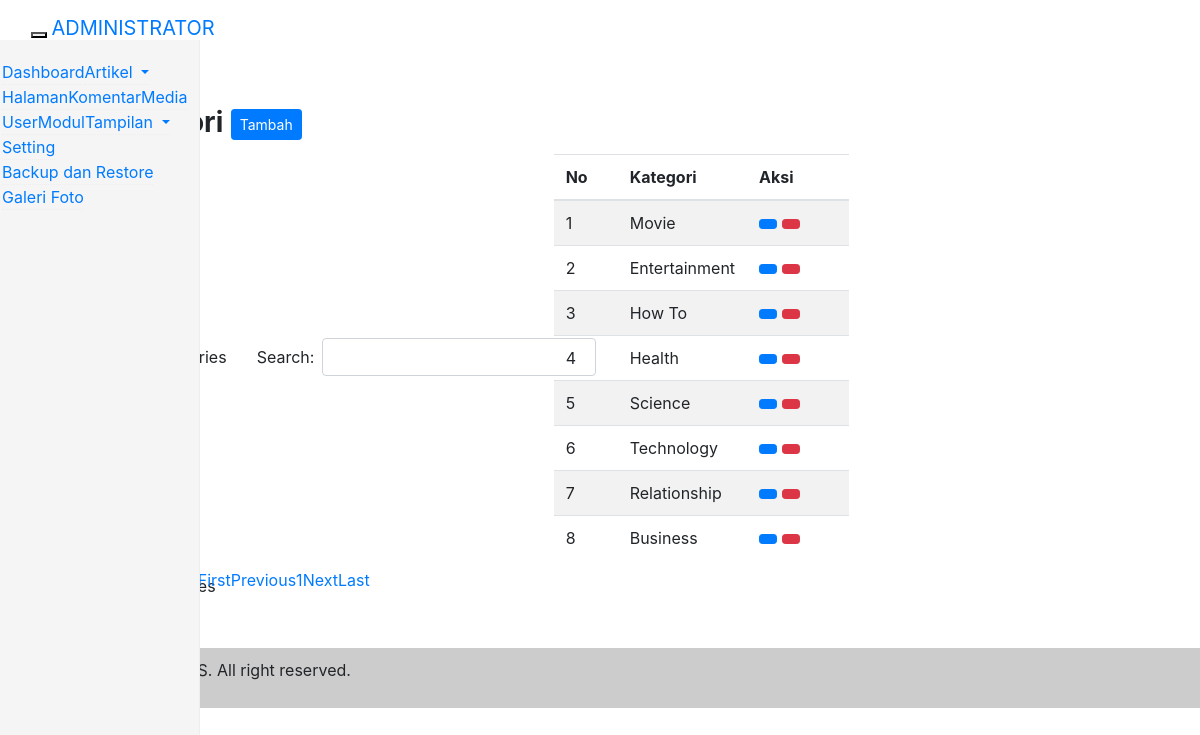
/admin/index.php?content=kategori (signed in), run on the app's committed database.
### tables this page shows
CREATE TABLE `modul` (
  `id_modul` int(5) NOT NULL,
  `judul` varchar(50) NOT NULL,
  `folder` varchar(50) NOT NULL,
  `menu` enum('N','Y') NOT NULL,
  `konten` enum('N','Y') NOT NULL,
  `widget` enum('N','Y') NOT NULL,
  `aktif` enum('Y','N') NOT NULL
);

CREATE TABLE `kategori` (
  `id_kategori` int(5) NOT NULL,
  `kategori` varchar(50) NOT NULL,
  `kategori_seo` varchar(100) NOT NULL
);

### library/function_table.php (the view)
<?php
function buka_tabel($judul){
	echo'<div class="table-responsive">
		<table class="table-data table table-striped" width="100%">
		<thead>
			<tr>
				<th style="width: 10px">No</th>';
	foreach($judul as $jdl){
		echo '<th>'.$jdl.'</th>';
	}
	echo'		<th style="width: 60px">Aksi</th>
			</tr>
		</thead>
		<tbody>';
}
function isi_tabel($no, $data, $link, $id, $edit=true, $hapus=true){
	echo'<tr>
			<td valign="top">'.$no.'</td>';
	foreach($data as $dt){
		echo'<td valign="top">'.$dt.'</td>';
	}
	echo'<td valign="top">';
	if($edit){
		echo'<a href="'.$link.'&show=form&id='.$id.'" class="btn btn-primary btn-sm">
				<i class="glyphicon glyphicon-pencil"></i>
			</a> ';
	}
	if($hapus){
		echo'<a href="'.$link.'&show=delete&id='.$id.'" class="btn btn-danger btn-sm">
				<i class="glyphicon glyphicon-trash"></i>
			</a>';
	}
	echo'</td>
		</tr>';
}
function tutup_tabel(){
	echo'		</tbody>
			</table>
		</div>';
}
?>

### admin/index.php (shortened to what this page needs)
<?php
include "../library/config.php";
include "../library/function_menu.php";
include "../library/function_table.php";
if(empty($_SESSION['username']) or empty($_SESSION['password']) or $_SESSION['login']==0){
	header('location: login.php');
}else{
?>
<html>
<head>
	<link rel="stylesheet" type="text/css" href="../plugin/bootstrap/css/bootstrap.min.css"/>
	<link rel="stylesheet" type="text/css" href="css/style.css"/>
</head>
<body>
<nav class="navbar navbar-inverse navbar-fixed-top">
	<div class="container-fluid">
		<?php include "menu.php"; ?>
	</div>
</nav>
<section class="container-fluid">
	<div class="row">
		<div class="col-md-2 col-sm-3 hidden-xs sidebar">
			<?php include "sidebar.php"; ?>
		</div>
		<div class="col-sm-9 col-sm-offset-3 col-md-10 col-md-offset-2 main">
			<?php include "content.php"; ?>
		</div>
	</div>
</section>
<footer class="navbar navbar-fixed-bottom footer">
	<div class="container-fluid">
		<p class="text-center">Copyright &copy; QDev-CMS. All right reserved.</p>
	</div>
</footer>
	<link type="text/css" rel="stylesheet" href="../plugin/dataTables/css/dataTables.bootstrap.css">
</body>
</html>
<?php } ?>

### admin/menu.php (shortened to what this page needs)
<div class="navbar-header">
    <button type="button" class="navbar-toggle collapsed" data-toggle="collapse" data-target="#navbar">
    </button>
    <a class="navbar-brand" href="#">ADMINISTRATOR</a>
</div>
<?php
	buat_menu("dashboard", "home", "Dashboard", array("admin", "author"));
	buka_dropdown("list-alt", "Artikel");
	tutup_dropdown();
?>

### admin/sidebar.php (shortened to what this page needs)
<ul class="nav">
<?php
	$query = $mysqli->query("SELECT * FROM modul WHERE menu='Y' AND aktif='Y'");
	while($data = $query->fetch_array()){
		if(file_exists("../module/$data[folder]/menu.php")){
			include "../module/$data[folder]/menu.php";
		}
	}
?>
</ul>

### library/function_menu.php (shortened to what this page needs)
<?php
function buat_menu($link, $ikon, $judul,  $leveluser=array("admin")){
	foreach($leveluser as $level){
		if($_SESSION['leveluser']==$level) echo'<li><a href="?content='.$link.'"><i class="glyphicon glyphicon-'.$ikon.'"></i> '.$judul.'</a></li>';
	}
}
function buka_dropdown($ikon, $judul, $leveluser=array("admin")){
	foreach($leveluser as $level){
		if($_SESSION['leveluser']==$level)
			echo'<li class="dropdown"><a class="dropdown-toggle" data-toggle="dropdown" href="#">
			<i class="glyphicon glyphicon-'.$ikon.'"></i> '.$judul.' <b class="caret"></b></a>
			<ul class="dropdown-menu">';
	}
}
function tutup_dropdown($leveluser=array("admin")){
	foreach($leveluser as $level){
		if($_SESSION['leveluser']==$level) echo'</ul></li>';
	}
}
?>

### admin/content.php (shortened to what this page needs)
<?php
$content = isset($_GET['content']) ? $_GET['content'] : 'dashboard';
$kosong = true;
$page = array('dashboard', 'artikel', 'kategori', 'tag', 'halaman', 'komentar', 'media', 'modul', 'template', 'menu', 'widget', 'layout', 'user', 'setting', 'backuprestore');
foreach($page as $pg){
	if($content == $pg and $kosong){
		include 'content/'.$pg.'.php';
		$kosong = false;
	}
}
?>

### admin/content/kategori.php (shortened to what this page needs)
<?php
$show = isset($_GET['show']) ? $_GET['show'] : "";
$link = "?content=kategori";
switch($show){
	default:
		echo '<h3 class="page-header"><b>Daftar Kategori</b>
				<a href="'.$link.'&show=form" class="btn btn-primary btn-sm pull-right top-button">
					<i class="glyphicon glyphicon-plus-sign"></i> Tambah
				</a>
			</h3>';
		buka_tabel(array("Kategori"));
		$no = 1;
		$query = $mysqli->query("SELECT * FROM kategori ORDER BY id_kategori");
		while($data = $query->fetch_array()){
			isi_tabel($no, array($data['kategori']), $link, $data['id_kategori']);
			$no++;
		}
		tutup_tabel();
	break;
}
?>

### admin/css/style.css (style rules this page uses)
.sidebar { position: fixed; top: 40px; bottom: 0; left: 0; z-index: 1000; display: block; padding: 20px 2px; overflow-x: hidden; overflow-y: auto; background-color: #f5f5f5; border-right: 1px solid #eee; margin-bottom: 40px; }
.sidebar li { border-bottom: 1px dotted #eee; }
.main { padding-top: 50px; padding-bottom: 50px; }
.footer { background: #ccc; padding: 10px; }

### data on the page
modul: judul "Galeri Foto"
kategori: no "1", dt "Movie"
kategori: no "2", dt "Entertainment"
kategori: no "3", dt "How To"
kategori: no "4", dt "Health"
kategori: no "5", dt "Science"
kategori: no "6", dt "Technology"
kategori: no "7", dt "Relationship"
kategori: no "8", dt "Business"

### other printed values
$judul "Dashboard"
$judul "Artikel"
$judul "Halaman"
$judul "Komentar"
$judul "Media"
$judul "User"
$judul "Modul"
$judul "Tampilan"
$judul "Setting"
$judul "Backup dan Restore"
$jdl "Kategori"
